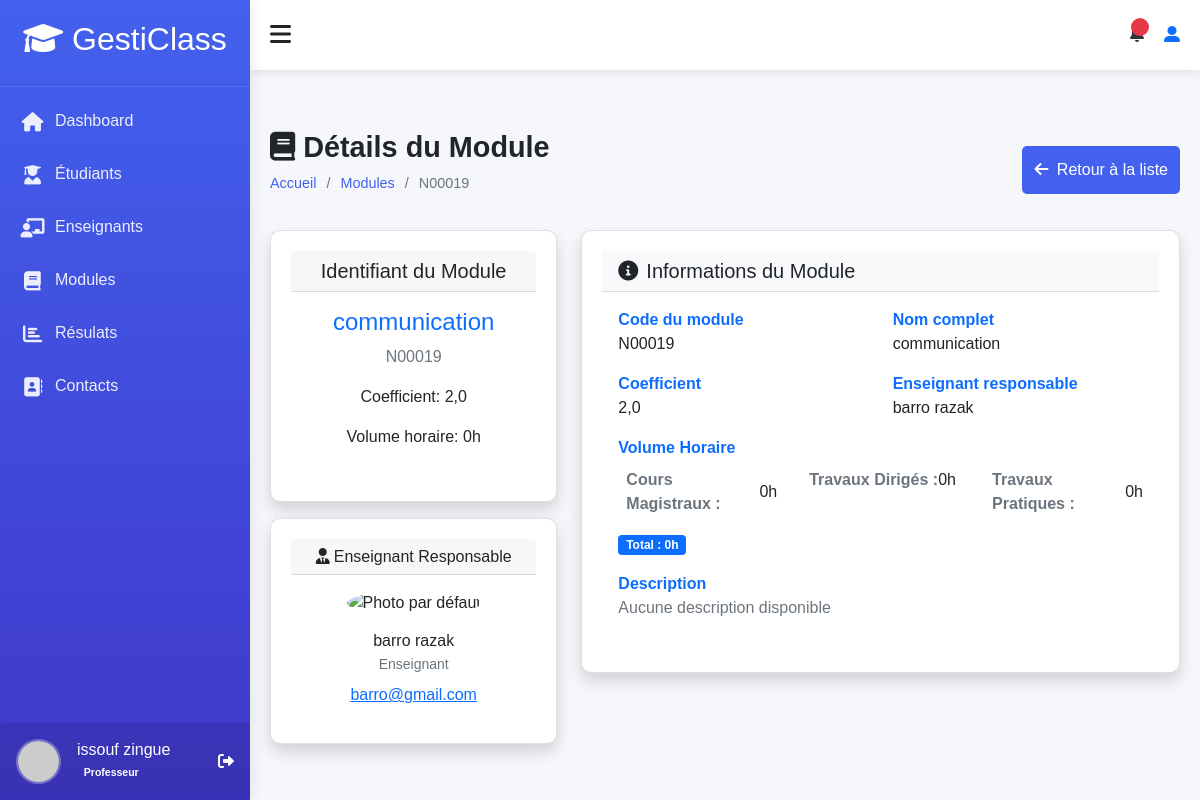
Page /accounts/modules/4/ (signed in) on the committed database.
### accounts/models.py (models this page shows, shortened)
class User(AbstractUser):
    ROLE_CHOICES = (
        ('admin', 'Administrateur'),
        ('teacher', 'Enseignant'),
        ('student', 'Élève'),
    )
    profil = models.CharField(max_length=10, choices=ROLE_CHOICES, default='student')
    phone = models.CharField(max_length=20, blank=True)
    birth_date = models.DateField(null=True, blank=True)
    photo = models.ImageField(upload_to='users/', null=True, blank=True)
    specialty = models.CharField(max_length=100, null=True, blank=True)
    hire_date = models.DateField(null=True, blank=True)
    address = models.TextField(blank=True)
    phone_number = models.CharField(max_length=15, blank=True)
    date_of_birth = models.DateField(null=True, blank=True)
    class Meta:
        permissions = [
        ("peut_acceder_module", "Peut acceder au module"),
        ("peut_acceder_aux_eleve", "Peut acceder aux eleves"),
        ("peut_acceder_aux_enseignants", "peut acceder aux enseigants"),
        ("peut_acceder_aux_roles", "peut acceder aux roles"),
        ("peut_acceder_au_dashboard", "Peut accéder au tableau de bord "),
        ("dashboard", "Peut voir les infos utiles  pour des étudiants"),
        ("peut_voir_infos_utile_teacher", "Peut voir les infos utiles pour des enseignants"),
        ("peut_agir_infos_utile_student", "Peut agir sur les infos utiles pour des étudiants"),
        ("peut_agir_infos_utile_teacher", "Peut agir sur les infos utiles pour des enseignants"),
        ("can_view_student_performance_data", "Peut voir ses données de performance  étudiants"),
        ("can_view_teacher_module_performance_data", "Peut voir les données de performance des modules des enseignants"),
        ("can_view_all_students_performance_data ", "Peut voir les données de performance de tous les étudiants"),
        ("can_view_student_list", "Peut voir la liste des étudiants"),
        ("can_view_teacher_list", "Peut voir la liste des enseignants"),
        ("can_view_module_list", "Peut voir la liste des modules"),
        ("can_view_results_list", "Peut voir la liste résultats"),
        ("can_view_suggestions_list", "Peut voir la liste des suggestions"),
        ("can_view_module_details", "Peut les details d'un module"),
        ("can_view_student_details", "Peut voir les détails d'un étudiant"),
        ("can_view_teacher_details", "Peut voir les détails d'un enseignant"),
        ("can_view_own_details", "Peut voir ses propres détails"),
        ("cans_view_results", "Peut voir les résultats"),
        ("can_view_own_results", "Peut voir ses propres résultats"),
        ("can_view_section__admin", "Peut voir la d'administration des section"),
        ("view_role", "Peut voir les rôles"),
        ("add_role", "Peut ajouter un rôle"),
        ("change_role", "Peut modifier un rôle"),
        ("delete_role", "Peut supprimer un rôle"),
        ("assign_role", "Peut assigner des rôles"),
        ("view_timetable", "Peut voir l'emploi du temps"),
        ("manage_timetable", "Peut gérer l'emploi du temps"),
        ("can_add_teacher", "Peut ajouter un enseignant"),
        ("can_add_student", "Peut ajouter un étudiant"),
        ("can_change_teacher", "Peut modifier un enseignant"),
        ("can_change_student", "Peut modifier un étudiant"),
        ("can_delete_teacher", "Peut supprimer un enseignant"),
        ("can_delete_student", "Peut supprimer un étudiant"),
        ("can_view_schoolinfo", "Peut voir les informations de l'école"),
        ("can_add_schoolinfo", "Peut ajouter les informations de l'école"),
        ("can_change_schoolinfo", "Peut modifier les informations de l'école"),
        ("can_delete_schoolinfo", "Peut supprimer les informations de l'école"),
        ]

class Module(models.Model):
    SEMESTER_CHOICES = [
        ('S1', 'Semestre 1'),
        ('S2', 'Semestre 2'),
        ('S3', 'Semestre 3'),
        ('S4', 'Semestre 4'),
        ('S5', 'Semestre 5'),
        ('S6', 'Semestre 6'),
    ]
    name = models.CharField(max_length=100, verbose_name="Nom du module")
    code = models.CharField(max_length=20, unique=True, verbose_name="Code du module")
    description = models.TextField(blank=True, verbose_name="Description")
    coefficient = models.FloatField(default=1, verbose_name="Coefficient")
    credit = models.IntegerField(default=1, verbose_name="Crédits")
    semester = models.CharField(
        max_length=2,
        choices=SEMESTER_CHOICES,
        blank=True,
        null=True,
        verbose_name="Semestre"
    )
    teacher = models.ForeignKey(
        User,
        on_delete=models.SET_NULL,
        null=True,
        blank=True,
        limit_choices_to={'profil': 'teacher'},
        verbose_name="Enseignant"
    )
    cm_hours = models.FloatField(default=0, verbose_name="Heures de CM")
    td_hours = models.FloatField(default=0, verbose_name="Heures de TD")
    tp_hours = models.FloatField(default=0, verbose_name="Heures de TP")

### accounts/views.py (the view)
# urls.py: path('modules/<int:module_id>/', views.module_detail,
@login_required
@permission_required('accounts.can_view_module_details', raise_exception=True)
def module_detail(request, module_id):
    module = get_object_or_404(Module, id=module_id)
    context = {
        'module': module,
        'title': f'Détails du module {module.name}'
    }
    return render(request, 'modules/module_detail.html', context)

### accounts/templates/modules/module_detail.html (shortened to what this page needs)
{% extends "models/base.html" %}
{% load static %}
{% block content %}
<div class="content">
    <div class="page-title">
        <div>
            <h2><i class="fas fa-book me-2"></i>Détails du Module</h2>
            <ul class="breadcrumb">
                <li><a href="{% url 'dashboard:dashboard' %}">Accueil</a></li>
                <li><a href="{% url 'accounts:modules_list' %}">Modules</a></li>
                <li>{{ module.code }}</li>
            </ul>
        </div>
        <div class="btn-group">
            <a href="{% url 'accounts:modules_list' %}" class="btn btn-secondary">
                <i class="fas fa-arrow-left me-1"></i> Retour à la liste
            </a>
        </div>
    </div>
    <div class="row">
        <div class="col-md-4 mb-4">
            <div class="card shadow">
                <div class="card-header text-center">
                    <h5 class="m-0">Identifiant du Module</h5>
                </div>
                <div class="card-body text-center">
                    <h4 class="text-primary">{{ module.name }}</h4>
                    <p class="text-muted">{{ module.code }}</p>
                    <div class="mb-3">
                        <span class="m-0">Coefficient: {{ module.coefficient }}</span>
                    </div>
                    <div class="mb-3 ">
                        {% with total_hours=module.cm_hours|add:module.td_hours|add:module.tp_hours %}
                        <span >Volume horaire: {{ total_hours }}h</span>
                        {% endwith %}
                    </div>
                </div>
            </div>
             {% if module.teacher %}
             <div class="card shadow mt-3">
                 <div class="card-header text-center">
                     <h6 class="m-0"><i class="fas fa-user-tie me-1"></i>Enseignant Responsable</h6>
                 </div>
                 <div class="card-body text-center">
                     {% if module.teacher.photo %}
                         <img src="{{ module.teacher.photo.url }}"
                              class="img-fluid rounded-circle mb-3"
                              alt="Photo de {{ module.teacher.get_full_name }}"
                              style="width: 80px; height: 80px; object-fit: cover;">
                     {% else %}
                         <img src="{% static 'img/default-avatar.png' %}"
                              class="img-fluid rounded-circle mb-3"
                              alt="Photo par défaut"
                              style="width: 80px; height: 80px; object-fit: cover;">
                     {% endif %}
                     <h6 class="mb-1">{{ module.teacher.get_full_name }}</h6>
                     <p class="text-muted small mb-2">{{ module.teacher.speciality|default:"Enseignant" }}</p>
                     <div class="d-flex justify-content-center gap-2">
                         <a href="mailto:{{ module.teacher.email }}"  title="Envoyer un email">{{ module.teacher.email }}</a>
                     </div>
                 </div>
             </div>
            {% endif %}
        </div>
        <div class="col-md-8 ">
            <div class="card shadow">
                <div class="card-header bg-light">
                    <h5 class="m-0"><i class="fas fa-info-circle me-2"></i>Informations du Module</h5>
                </div>
                <div class="card-body">
                    <div class="row">
                        <div class="col-md-6">
                            <div class="info-item mb-3">
                                <label class="fw-bold text-primary ">Code du module</label>
                                <p class="mb-0">{{ module.code }}</p>
                            </div>
                        </div>
                        <div class="col-md-6">
                            <div class="info-item mb-3">
                                <label class="fw-bold text-primary">Nom complet</label>
                                <p>{{ module.name }}</p>
                            </div>
                        </div>
                    </div>
                    <div class="row">
                        <div class="col-md-6">
                            <div class="info-item mb-3">
                                <label class="fw-bold text-primary">Coefficient</label>
                                <p class="mb-0">
                                    <span >{{ module.coefficient }}</span>
                                </p>
                            </div>
                        </div>
                        <div class="col-md-6">
                            <div class="info-item mb-3">
                                <label class="fw-bold text-primary">Enseignant responsable</label>
                                <p class="mb-0">
                                    {% if module.teacher %}
                                        <span >
                                            {{ module.teacher.get_full_name }}
                                        </span>
                                    {% else %}
                                        <span class="text-muted">Non assigné</span>
                                    {% endif %}
                                </p>
                            </div>
                        </div>
                    </div>
                    <div class="row">
                        <div class="col-12">
                            <div class="info-item mb-3">
                                <label class="fw-bold text-primary">Volume Horaire</label>
                                <div class="row mt-2">
                                    <div class="col-md-4">
                                        <div class="d-flex align-items-center mb-2">
                                            <strong class="text-muted ms-2">Cours Magistraux : </strong>
                                            <span>{{ module.cm_hours|default:0 }}h</span>
                                        </div>
                                    </div>
                                    <div class="col-md-4">
                                        <div class="d-flex align-items-center mb-2">
                                            <strong class="text-muted ms-2">Travaux Dirigés : </strong>
                                            <span>{{ module.td_hours|default:0 }}h</span>
                                        </div>
                                    </div>
                                    <div class="col-md-4">
                                        <div class="d-flex align-items-center mb-2">
                                            <strong class="text-muted ms-2">Travaux Pratiques : </strong>
                                            <span>{{ module.tp_hours|default:0 }}h</span>
                                        </div>
                                    </div>
                                </div>
                                <div class="row mt-2">
                                    <div class="col-12">
                                        <div  class="badge bg-primary me-2">
                                            <span >Total : </span>
                                            <strong >
                                                {% with total_hours=module.cm_hours|add:module.td_hours|add:module.tp_hours %}
                                                    {{ total_hours }}h
                                                {% endwith %}
                                            </strong>
                                        </div>
                                    </div>
                                </div>
                            </div>
                        </div>
                    </div>
                    <div class="info-item mb-3">
                        <label class="fw-bold text-primary">Description</label>
                        <p class="mb-0">
                            {% if module.description %}
                                {{ module.description|linebreaks }}
                            {% else %}
                                <span class="text-muted">Aucune description disponible</span>
                            {% endif %}
                        </p>
                    </div>
                </div>
            </div>
        </div>
    </div>
</div>
{% endblock %}

### templates/models/sidebar.html (shortened to what this page needs)
<div class="sidebar" id="sidebar">
    <div class="sidebar-header">
        <h2><i class="fas fa-graduation-cap text-white"></i> GestiClass</h2>
    </div>
    <div class="sidebar-menu">
        <ul>
            <li><a href="{% url 'dashboard:dashboard' %}" class="active"><i class="fas fa-home"></i> Dashboard</a></li>
            <li><a href="{% url 'accounts:students_list' %}"><i class="fas fa-user-graduate"></i> Étudiants</a></li>
            {% if perms.accounts.peut_acceder_aux_enseignants %}
            <li><a href="{% url 'accounts:teachers_list' %}" ><i class="fas fa-chalkboard-teacher"></i> Enseignants</a></li>
            {% endif %}
            {% if perms.accounts.peut_acceder_module %}
            <li><a href="{% url 'accounts:modules_list' %}"><i class="fas fa-book"></i> Modules</a></li>
            {% endif %}
            <li><a href="{% url 'accounts:results_list' %}"><i class="fas fa-chart-bar"></i> Résulats</a></li>
            <li><a href="{% url 'accounts:contact' %}"><i class="fas fa-address-book"></i> Contacts</a></li>
        </ul>
    </div>
    <div class="user-profile d-flex align-items-center p-3 rounded ">
        {% if user.photo %}
            <img src="{{ user.photo.url }}"
                 alt="Photo de {{ user.get_full_name }}"
                 class="rounded-circle me-3"
                 style="width: 45px; height: 45px; object-fit: cover;">
        {% else %}
            <img src="https://ui-avatars.com/api/?name={{ user.first_name }}+{{ user.last_name }}&background=0D8ABC&color=fff&size=128"
                 alt="Avatar de {{ user.get_full_name }}"
                 class="rounded-circle me-3"
                 style="width: 45px; height: 45px; object-fit: cover;">
        {% endif %}
        <div class="user-info">
            <h6 class="mb-0  ">{{ user.get_full_name }}</h6>
            <small>
                {% if user.profil == 'student' %}
                    <span class="badge rounded-pill">Élève</span>
                {% elif user.profil == 'teacher' %}
                    <span class="badge rounded-pill" >Professeur</span>
                {% elif user.profil == 'admin' %}
                    <span class="badge rounded-pill" >Admin</span>
                {% endif %}
            </small>
        </div>
        <div class="ms-auto">
            <a href="{% url 'accounts:logout' %}" class="text-decoration-none text-white">
                <i class="fas fa-sign-out-alt"></i>
            </a>
        </div>
    </div>
</div>

### rows in the picture
User: get_full_name "issouf zingue"
Module: code "N00019", name "communication", coefficient "2,0", teacher.get_full_name "barro razak", teacher.speciality "Enseignant", teacher.email "barro@gmail.com", cm_hours "0", td_hours "0", tp_hours "0"

### other values in the picture
{{ total_hours }} "0"
